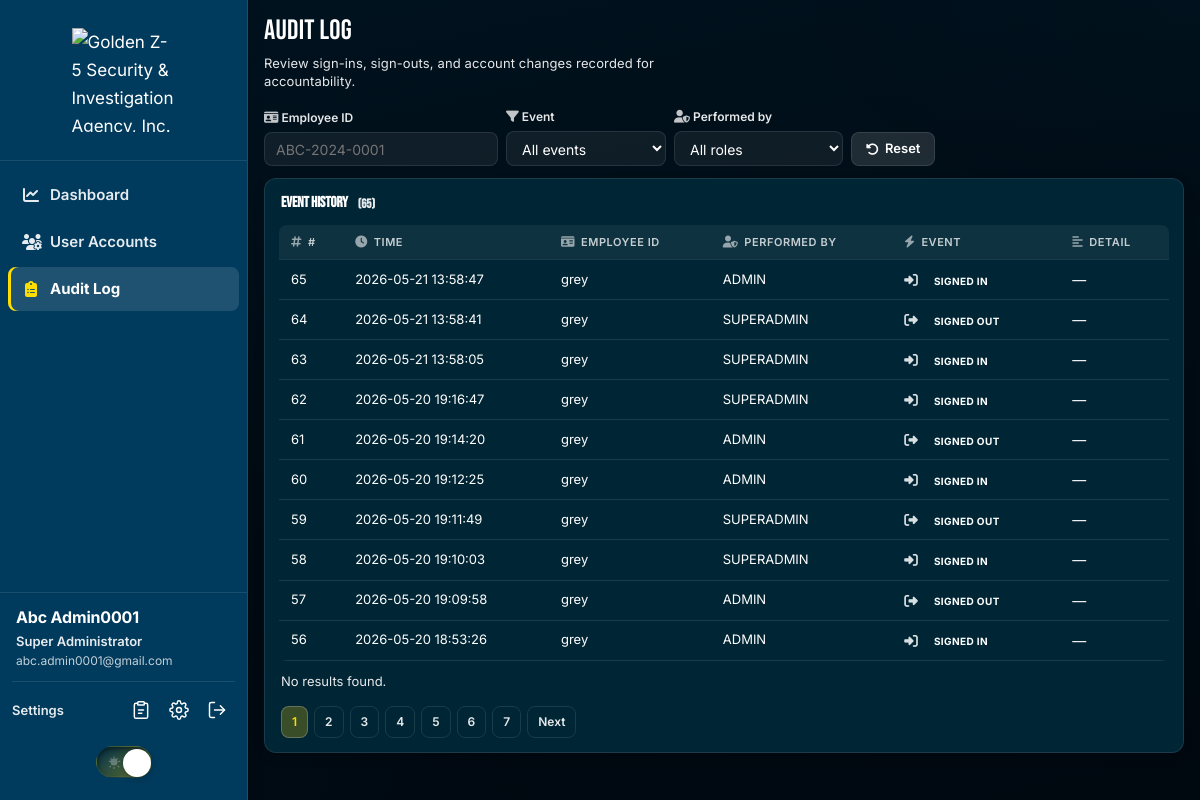
/superadmin/audit-log.php (signed in), run on an earlier commit of the app's database.
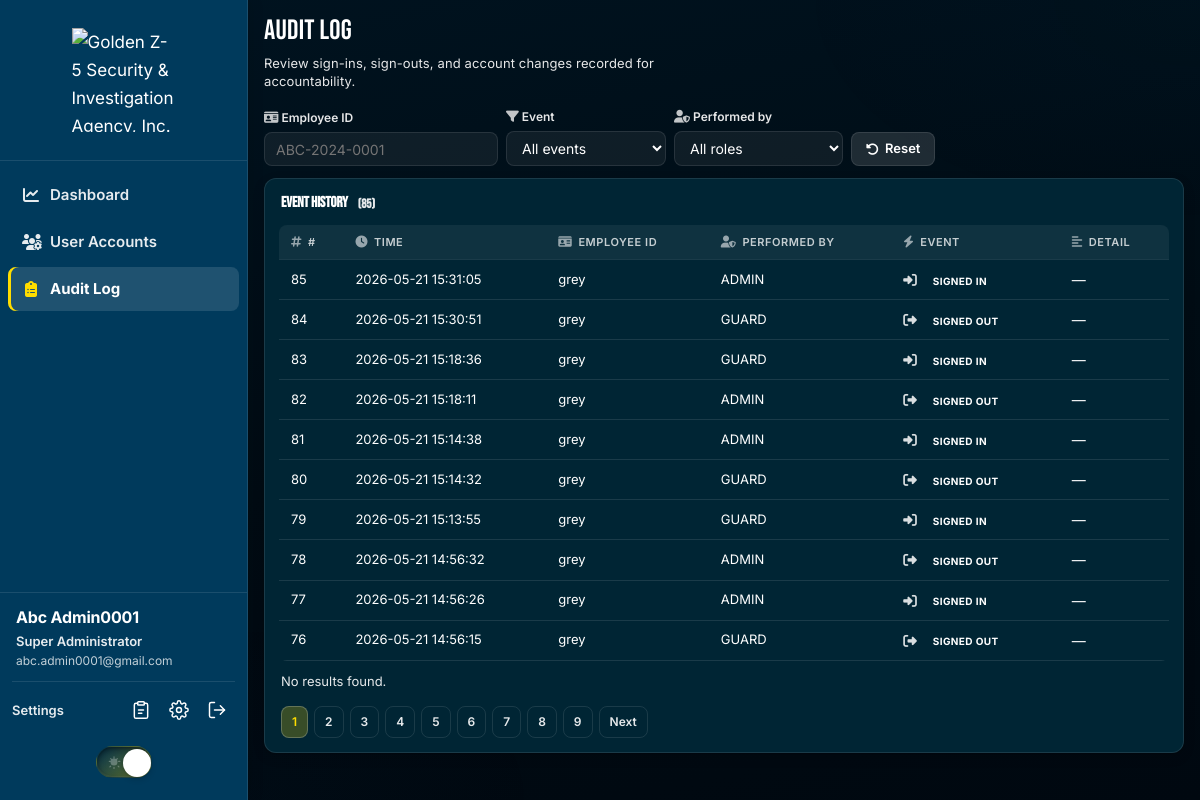
And on a later commit of the database.
### tables this page shows
CREATE TABLE `recording` (
  `id` int(10) UNSIGNED NOT NULL,
  `Company_ID` varchar(13) DEFAULT NULL,
  `actor_company_id` varchar(13) DEFAULT NULL,
  `Designation` varchar(64) DEFAULT NULL,
  `Event` varchar(20) NOT NULL COMMENT 'LOGIN|LOGOUT',
  `event_detail` varchar(255) DEFAULT NULL,
  `Time_Of_Event` datetime NOT NULL
);

### includes/security.php (called while the page is built, shortened)
<?php
function e(?string $value): string
{
    return htmlspecialchars($value ?? '', ENT_QUOTES | ENT_SUBSTITUTE, 'UTF-8');
}

### includes/superadmin_accountability.php (called while the page is built, shortened)
<?php
function recording_supports_audit_detail(mysqli $conn): bool
{
    $col = $conn->query("SHOW COLUMNS FROM recording LIKE 'event_detail'");
    $cached = $col && $col->num_rows > 0;
    return $cached;
}
function superadmin_audit_actor_label(array $entry): string
{
    $designation = (string) ($entry['Designation'] ?? '');
    return $designation !== '' ? $designation : '—';
}
function superadmin_event_label(string $event): string
{
    return match (strtoupper($event)) {
        'ACCOUNT_CREATED' => 'Account created',
        'ACCOUNT_UPDATED' => 'Account updated',
        'ACCOUNT_ENABLED' => 'Account activated',
        'ACCOUNT_DISABLED' => 'Account deactivated',
        'ACCOUNT_PASSWORD_RESET' => 'Access code reset',
        'ACCOUNT_ROLE_CHANGED' => 'Role changed',
        'LOGIN' => 'Signed in',
        'LOGOUT' => 'Signed out',
        default => $event,
    };
}
function superadmin_event_icon(string $event): string
{
    return match (strtoupper($event)) {
        'ACCOUNT_CREATED' => 'fa-user-plus',
        'ACCOUNT_UPDATED' => 'fa-pen-to-square',
        'ACCOUNT_ENABLED' => 'fa-user-check',
        'ACCOUNT_DISABLED' => 'fa-user-slash',
        'ACCOUNT_PASSWORD_RESET' => 'fa-key',
        'ACCOUNT_ROLE_CHANGED' => 'fa-user-shield',
        'LOGIN' => 'fa-right-to-bracket',
        'LOGOUT' => 'fa-right-from-bracket',
        default => 'fa-circle-info',
    };
}

### includes/db.php (called while the page is built, shortened)
<?php
function db_query(mysqli $conn, string $sql, string $types = '', array $params = []): mysqli_result|false
{
    $stmt = $conn->prepare($sql);
    if ($types !== '' && $params !== []) {
        $stmt->bind_param($types, ...$params);
    }
    if (!$stmt->execute()) {
        $stmt->close();
        return false;
    }
    $result = $stmt->get_result();
    return $result;
}

### superadmin/audit-log.php (the view, shortened to what the changed rows need)
<?php
require_once __DIR__ . '/../config/app.php';
require_once __DIR__ . '/../includes/superadmin_accountability.php';
$perPage = 10;
$page = max(1, (int) ($_GET['page'] ?? 1));
$offset = ($page - 1) * $perPage;
$where = [];
$params = [];
$types = '';
$whereSql = $where !== [] ? ' WHERE ' . implode(' AND ', $where) : '';
$total = 0;
$countSql = 'SELECT COUNT(*) AS c FROM recording' . $whereSql;
if ($params === []) {
    $countResult = $conn->query($countSql);
} else {
    $countResult = db_query($conn, $countSql, $types, $params);
}
if ($countResult) {
    $total = (int) $countResult->fetch_assoc()['c'];
}
$totalPages = max(1, (int) ceil($total / $perPage));
$auditCols = recording_supports_audit_detail($conn)
    ? 'id, Company_ID, actor_company_id, Designation, Event, event_detail, Time_Of_Event'
    : 'id, Company_ID, Designation, Event, Time_Of_Event';
$listSql = "SELECT {$auditCols} FROM recording"
    . $whereSql
    . ' ORDER BY Time_Of_Event DESC LIMIT ? OFFSET ?';
$listParams = $params;
$listTypes = $types . 'ii';
$listParams[] = $perPage;
$listParams[] = $offset;
$entries = [];
$listResult = db_query($conn, $listSql, $listTypes, $listParams);
if ($listResult) {
    while ($row = $listResult->fetch_assoc()) {
        $entries[] = $row;
    }
}
$queryBase = [];
?>
<!DOCTYPE html>
<html lang="en">
<head>
</head>
<body class="light-mode superadmin-portal">
<?php require __DIR__ . '/../includes/superadmin_sidebar.php'; ?>
    <main class="app-main">
        <header class="page-header">
            <h1 class="page-title">Audit log</h1>
        </header>
        <section class="card-panel">
            <h2 class="panel-title">Event history <span class="stat-hint">(<?= e((string) $total) ?>)</span></h2>
            <?php if ($entries === []): ?>
                <p class="empty-state"><i class="fa-solid fa-inbox" aria-hidden="true"></i>No audit events match your filters.</p>
            <?php else: ?>
                <div class="data-table-wrap">
                    <table class="data-table">
                        <thead>
                            <tr>
                                <th><i class="fa-solid fa-hashtag th-icon" aria-hidden="true"></i>#</th>
                                <th><i class="fa-solid fa-clock th-icon" aria-hidden="true"></i>Time</th>
                                <th><i class="fa-solid fa-id-card th-icon" aria-hidden="true"></i>Employee ID</th>
                                <th><i class="fa-solid fa-user-shield th-icon" aria-hidden="true"></i>Performed by</th>
                                <th><i class="fa-solid fa-bolt th-icon" aria-hidden="true"></i>Event</th>
                                <th><i class="fa-solid fa-align-left th-icon" aria-hidden="true"></i>Detail</th>
                            </tr>
                        </thead>
                        <tbody id="auditTableBody">
                            <?php foreach ($entries as $entry): ?>
                                <?php
                                $ev = strtoupper((string) ($entry['Event'] ?? ''));
                                $designation = strtoupper((string) ($entry['Designation'] ?? ''));
                                $actorRole = str_starts_with($designation, 'SUPERADMIN')
                                    ? 'SUPERADMIN'
                                    : (str_starts_with($designation, 'ADMIN')
                                        ? 'ADMIN'
                                        : ((str_contains($designation, 'HEADGUARD') || str_contains($designation, 'GUARD'))
                                            ? 'LEGACY'
                                            : ''));
                                $badgeClass = match ($ev) {
                                    'LOGOUT' => 'badge--logout',
                                    'LOGIN' => 'badge--login',
                                    default => 'badge--admin',
                                };
                                ?>
                                <tr data-company="<?= e(strtoupper((string) ($entry['Company_ID'] ?? ''))) ?>" data-event="<?= e($ev) ?>" data-actor-role="<?= e($actorRole) ?>">
                                    <td class="mono"><?= e((string) ($entry['id'] ?? '')) ?></td>
                                    <td class="mono"><?= e((string) ($entry['Time_Of_Event'] ?? '')) ?></td>
                                    <td class="mono"><?= e((string) ($entry['Company_ID'] ?? '—')) ?></td>
                                    <td class="mono"><?= e(superadmin_audit_actor_label($entry)) ?></td>
                                    <td>
                                        <span class="event-cell">
                                            <i class="fa-solid <?= e(superadmin_event_icon($ev)) ?>" aria-hidden="true"></i>
                                            <span class="badge <?= e($badgeClass) ?>"><?= e(superadmin_event_label($ev)) ?></span>
                                        </span>
                                    </td>
                                    <td><?= e((string) ($entry['event_detail'] ?? '—')) ?></td>
                                </tr>
                            <?php endforeach; ?>
                        </tbody>
                    </table>
                </div>
                <?php if ($totalPages > 1): ?>
                    <nav class="pagination" id="auditPagination" aria-label="Audit log pages">
                        <?php for ($p = 1; $p <= $totalPages; $p++): ?>
                            <?php
                            $pageQuery = array_merge($queryBase, ['page' => $p]);
                            $href = 'audit-log.php?' . http_build_query($pageQuery);
                            ?>
                            <?php if ($p === $page): ?>
                                <span class="current"><?= $p ?></span>
                            <?php else: ?>
                                <a href="<?= e($href) ?>"><?= $p ?></a>
                            <?php endif; ?>
                        <?php endfor; ?>
                        <?php if ($page < $totalPages): ?>
                            <?php
                            $nextQuery = array_merge($queryBase, ['page' => $page + 1]);
                            $nextHref = 'audit-log.php?' . http_build_query($nextQuery);
                            ?>
                            <a href="<?= e($nextHref) ?>" aria-label="Next page">Next</a>
                        <?php endif; ?>
                    </nav>
                <?php endif; ?>
            <?php endif; ?>
        </section>
    </main>
</div>
</body>
</html>

What changed in the data, as far as the page shows it:
no longer on this page (row unchanged): recording: id "65", Time_Of_Event "2026-05-21 13:58:47", Company_ID "grey", Designation "ADMIN", Event "SIGNED IN", event_detail "—"
no longer on this page (row unchanged): recording: id "64", Time_Of_Event "2026-05-21 13:58:41", Company_ID "grey", Designation "SUPERADMIN", Event "SIGNED OUT", event_detail "—"
no longer on this page (row unchanged): recording: id "63", Time_Of_Event "2026-05-21 13:58:05", Company_ID "grey", Designation "SUPERADMIN", Event "SIGNED IN", event_detail "—"
no longer on this page (row unchanged): recording: id "62", Time_Of_Event "2026-05-20 19:16:47", Company_ID "grey", Designation "SUPERADMIN", Event "SIGNED IN", event_detail "—"
no longer on this page (row unchanged): recording: id "61", Time_Of_Event "2026-05-20 19:14:20", Company_ID "grey", Designation "ADMIN", Event "SIGNED OUT", event_detail "—"
no longer on this page (row unchanged): recording: id "60", Time_Of_Event "2026-05-20 19:12:25", Company_ID "grey", Designation "ADMIN", Event "SIGNED IN", event_detail "—"
no longer on this page (row unchanged): recording: id "59", Time_Of_Event "2026-05-20 19:11:49", Company_ID "grey", Designation "SUPERADMIN", Event "SIGNED OUT", event_detail "—"
no longer on this page (row unchanged): recording: id "58", Time_Of_Event "2026-05-20 19:10:03", Company_ID "grey", Designation "SUPERADMIN", Event "SIGNED IN", event_detail "—"
no longer on this page (row unchanged): recording: id "57", Time_Of_Event "2026-05-20 19:09:58", Company_ID "grey", Designation "ADMIN", Event "SIGNED OUT", event_detail "—"
no longer on this page (row unchanged): recording: id "56", Time_Of_Event "2026-05-20 18:53:26", Company_ID "grey", Designation "ADMIN", Event "SIGNED IN", event_detail "—"
added recording: id "85", Time_Of_Event "2026-05-21 15:31:05", Company_ID "grey", Designation "ADMIN", Event "SIGNED IN", event_detail "—"
added recording: id "84", Time_Of_Event "2026-05-21 15:30:51", Company_ID "grey", Designation "GUARD", Event "SIGNED OUT", event_detail "—"
added recording: id "83", Time_Of_Event "2026-05-21 15:18:36", Company_ID "grey", Designation "GUARD", Event "SIGNED IN", event_detail "—"
added recording: id "82", Time_Of_Event "2026-05-21 15:18:11", Company_ID "grey", Designation "ADMIN", Event "SIGNED OUT", event_detail "—"
added recording: id "81", Time_Of_Event "2026-05-21 15:14:38", Company_ID "grey", Designation "ADMIN", Event "SIGNED IN", event_detail "—"
added recording: id "80", Time_Of_Event "2026-05-21 15:14:32", Company_ID "grey", Designation "GUARD", Event "SIGNED OUT", event_detail "—"
added recording: id "79", Time_Of_Event "2026-05-21 15:13:55", Company_ID "grey", Designation "GUARD", Event "SIGNED IN", event_detail "—"
added recording: id "78", Time_Of_Event "2026-05-21 14:56:32", Company_ID "grey", Designation "ADMIN", Event "SIGNED OUT", event_detail "—"
added recording: id "77", Time_Of_Event "2026-05-21 14:56:26", Company_ID "grey", Designation "ADMIN", Event "SIGNED IN", event_detail "—"
added recording: id "76", Time_Of_Event "2026-05-21 14:56:15", Company_ID "grey", Designation "GUARD", Event "SIGNED OUT", event_detail "—"
Also different on the page:
$total: "65" → "85"
new list line: "8"
new list line: "9"
